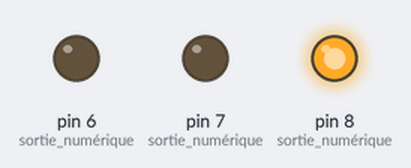
The sketch below on a simulated Arduino Uno, built with avr-gcc and run on an emulated ATmega328P. Parts: output pins drawn as LEDs (lit = HIGH).

Above: at 0.5 s.
At 1.5 s:
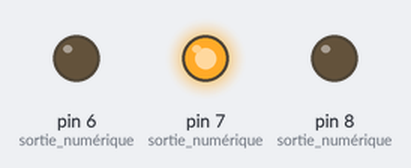
At 5.5 s:
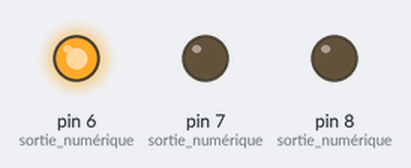
Timing chart, 0 to 6.9 s (numbered marks = the images above):
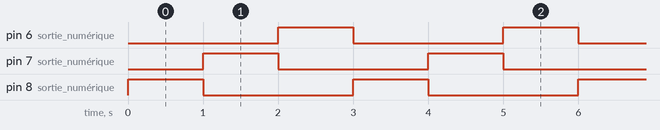

The sketch:

led.ino
```cpp
/*Commentaire
Description : Permet de faire clignoter 3 leds à intervals réguliers
Etat : Fonctionnel
Schéma : Disponible
*/


//déclaration des variables
int time_to_wait=1000;                 //temps d'attente entre chaque allumage/extinction en ms


//déclaration des fonctions

void setup() {
  pinMode(8, OUTPUT);                  //sortie numérique
  pinMode(7, OUTPUT);                  //sortie numérique
  pinMode(6, OUTPUT);                  //sortie numérique
  }


void loop() {

  digitalWrite(8, HIGH);               //allumer la rouge
  delay(time_to_wait);
  digitalWrite(8, LOW);                //éteindre la rouge


  digitalWrite(7, HIGH);               //allumer la jaune
  delay(time_to_wait);
  digitalWrite(7, LOW);                //éteindre la jaune


  digitalWrite(6, HIGH);               //allumer la verte
  delay(time_to_wait);
  digitalWrite(6, LOW);                //éteindre la verte

}
```

Measured:
- by itself, pin 6 (sortie_numérique), pin 7 (sortie_numérique), pin 8 (sortie_numérique): alternates HIGH for 1.0 s and LOW for 2.0 s
- by itself, everything shown: repeats every 3.0 s, in 4 steps
